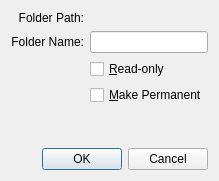
<ui version="4.0" >
 <comment>
 VBox frontends: Qt4 GUI ("VirtualBox"):

 Copyright (C) 2008 Sun Microsystems, Inc.

 This file is part of VirtualBox Open Source Edition (OSE), as
 available from http://www.virtualbox.org. This file is free software;
 you can redistribute it and/or modify it under the terms of the GNU
 General Public License (GPL) as published by the Free Software
 Foundation, in version 2 as it comes in the "COPYING" file of the
 VirtualBox OSE distribution. VirtualBox OSE is distributed in the
 hope that it will be useful, but WITHOUT ANY WARRANTY of any kind.

 Please contact Sun Microsystems, Inc., 4150 Network Circle, Santa
 Clara, CA 95054 USA or visit http://www.sun.com if you need
 additional information or have any questions.
 </comment>
 <class>VBoxVMSettingsSFDetails</class>
 <widget class="QDialog" name="VBoxVMSettingsSFDetails" >
  <property name="geometry" >
   <rect>
    <x>0</x>
    <y>0</y>
    <width>218</width>
    <height>181</height>
   </rect>
  </property>
  <property name="windowTitle" >
   <string>Dialog</string>
  </property>
  <layout class="QGridLayout" >
   <item row="0" column="0" >
    <widget class="QLabel" name="mLbPath" >
     <property name="text" >
      <string>Folder Path:</string>
     </property>
     <property name="alignment" >
      <set>Qt::AlignRight|Qt::AlignTrailing|Qt::AlignVCenter</set>
     </property>
    </widget>
   </item>
   <item row="0" column="1" >
    <widget class="VBoxFilePathSelectorWidget" native="1" name="mPsPath" >
     <property name="toolTip" >
      <string>Displays the path to an existing folder on the host PC.</string>
     </property>
    </widget>
   </item>
   <item row="1" column="0" >
    <widget class="QLabel" name="mLbName" >
     <property name="text" >
      <string>Folder Name:</string>
     </property>
     <property name="alignment" >
      <set>Qt::AlignRight|Qt::AlignTrailing|Qt::AlignVCenter</set>
     </property>
    </widget>
   </item>
   <item row="1" column="1" >
    <widget class="QLineEdit" name="mLeName" >
     <property name="toolTip" >
      <string>Displays the name of the shared folder (as it will be seen by the guest OS).</string>
     </property>
    </widget>
   </item>
   <item row="2" column="1" >
    <widget class="QCheckBox" name="mCbReadonly" >
     <property name="toolTip" >
      <string>When checked, the guest OS will not be able to write to the specified shared folder.</string>
     </property>
     <property name="text" >
      <string>&amp;Read-only</string>
     </property>
    </widget>
   </item>
   <item row="3" column="1" >
    <widget class="QCheckBox" name="mCbPermanent" >
     <property name="text" >
      <string>&amp;Make Permanent</string>
     </property>
    </widget>
   </item>
   <item row="4" column="1" >
    <spacer>
     <property name="orientation" >
      <enum>Qt::Vertical</enum>
     </property>
     <property name="sizeHint" >
      <size>
       <width>20</width>
       <height>40</height>
      </size>
     </property>
    </spacer>
   </item>
   <item row="5" column="0" colspan="2" >
    <widget class="QIDialogButtonBox" name="mButtonBox" >
     <property name="standardButtons" >
      <set>QDialogButtonBox::Cancel|QDialogButtonBox::NoButton|QDialogButtonBox::Ok</set>
     </property>
    </widget>
   </item>
  </layout>
 </widget>
 <customwidgets>
  <customwidget>
   <class>QIDialogButtonBox</class>
   <extends>QDialogButtonBox</extends>
   <header>QIDialogButtonBox.h</header>
  </customwidget>
  <customwidget>
   <class>VBoxFilePathSelectorWidget</class>
   <extends>QWidget</extends>
   <header>VBoxFilePathSelectorWidget.h</header>
   <container>1</container>
  </customwidget>
 </customwidgets>
 <resources/>
 <connections>
  <connection>
   <sender>mButtonBox</sender>
   <signal>accepted()</signal>
   <receiver>VBoxVMSettingsSFDetails</receiver>
   <slot>accept()</slot>
   <hints>
    <hint type="sourcelabel" >
     <x>108</x>
     <y>158</y>
    </hint>
    <hint type="destinationlabel" >
     <x>108</x>
     <y>90</y>
    </hint>
   </hints>
  </connection>
  <connection>
   <sender>mButtonBox</sender>
   <signal>rejected()</signal>
   <receiver>VBoxVMSettingsSFDetails</receiver>
   <slot>reject()</slot>
   <hints>
    <hint type="sourcelabel" >
     <x>108</x>
     <y>158</y>
    </hint>
    <hint type="destinationlabel" >
     <x>108</x>
     <y>90</y>
    </hint>
   </hints>
  </connection>
 </connections>
</ui>
